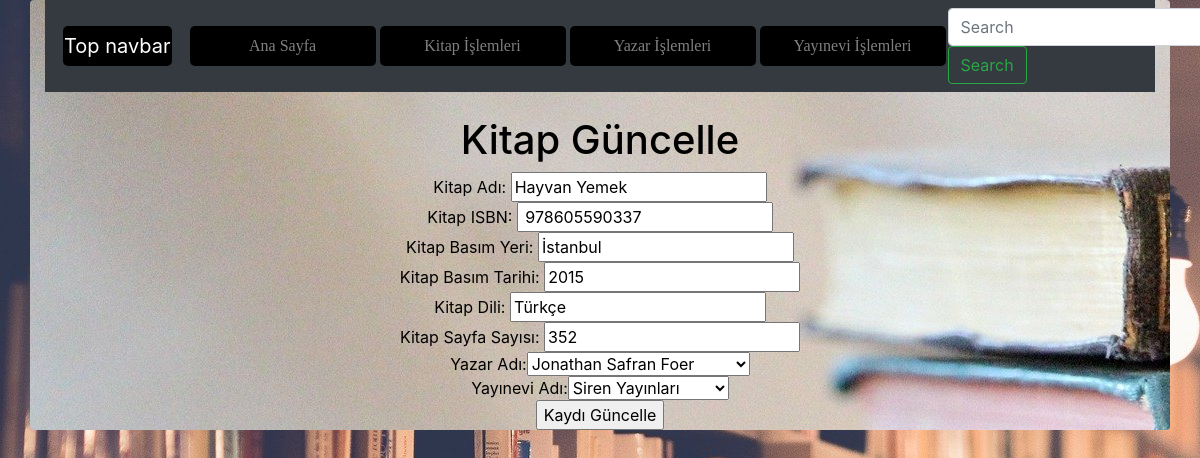
The app's page /meteozcan_final/kitapguncellenecek.php?KitapKayitNo=1 with its own data.
### tables this page shows
CREATE TABLE `kitap` (
  `KitapKayitNo` smallint(6) NOT NULL COMMENT 'Kitap Tablosunun Ana Anahtarı',
  `KitapKayitTarih` timestamp NOT NULL DEFAULT current_timestamp() COMMENT 'Kitabın Veri Tabanına Kayıt Tarihi',
  `KitapAdi` varchar(250) NOT NULL COMMENT 'Kitabın Tam Adı',
  `KitapISBN` varchar(13) NOT NULL COMMENT 'Kitabın ISBN numarası',
  `KitapBasimYeri` varchar(100) NOT NULL COMMENT 'Kitabın Basım Yeri',
  `KitapBasimTarih` year(4) NOT NULL COMMENT 'Kitabın Basıldığı Tarih',
  `KitapDili` varchar(25) NOT NULL COMMENT 'Kitabın Dili',
  `KitapSayfaSayisi` int(10) NOT NULL COMMENT 'Kitabın Sayfa Sayısı',
  `YayinEviKayıtNO` int(10) NOT NULL COMMENT 'YayınEvi Numarası',
  `YazarKayıtNo` int(11) NOT NULL COMMENT 'Yazar Numarası'
);

### meteozcan_final/kitapguncellenecek.php (the view, shortened to what this page needs)
<?php
    require_once("baglanti.php");
    $guncellenecek = mysqli_real_escape_string($baglanti, $_GET["KitapKayitNo"]);
    $sorgu = mysqli_query($baglanti, "SELECT * FROM kitap WHERE KitapKayitNo = $guncellenecek");
    $sorgu3 = mysqli_query($baglanti, "SELECT *, CONCAT(YazarAdi, ' ', YazarSoyadi) AS AdSoyad FROM yazar");
    $sorgu2 = mysqli_query($baglanti, "SELECT * FROM yayinevi");
    $satir = mysqli_fetch_assoc($sorgu)
?>
<!DOCTYPE html>
<html lang="tr"><head><meta http-equiv="Content-Type" content="text/html; charset=UTF-8">
<link href="bootstrap.min.css" rel="stylesheet">
<link href="bs1.css" rel="stylesheet">
    <link href="./katalog_files/navbar-top.css" rel="stylesheet">
  </head>
  <body>
      <div id="divone" class="container rounded">
    <nav class="navbar navbar-expand-md navbar-dark bg-dark mb-4">
  <a class="navbar-brand" href="https://getbootstrap.com/docs/4.4/examples/navbar-static/#">Top navbar</a>
  <div class="collapse navbar-collapse" id="navbarCollapse">
    <ul class="navbar-nav mr-auto">
      <li class="nav-item">
        <a class="nav-link" href="index.php">Ana Sayfa </a>
      </li>
      <li class="nav-item">
        <a class="nav-link" href="kitap.php">Kitap İşlemleri</a>
      </li>
      <li class="nav-item">
        <a class="nav-link" href="yazar.php">Yazar İşlemleri</a>
      </li>
      <li class="nav-item">
        <a class="nav-link" href="yayinevi.php">Yayınevi İşlemleri</a>
      </li>
    </ul>
    <form class="form-inline mt-2 mt-md-0">
      <input class="form-control mr-sm-2" type="text" placeholder="Search" aria-label="Search">
      <button class="btn btn-outline-success my-2 my-sm-0" type="submit">Search</button>
    </form>
  </div>
</nav>
<main role="main" class="container">
<h1>Kitap Güncelle</h1>
        <form action="kitap_guncellendi.php" method="post">
            Kitap Adı: <input type="text" value="<?php echo $satir["KitapAdi"] ;?>" name="KitapAdi"><br>
            Kitap ISBN: <input type="text" value="<?php echo $satir["KitapISBN"] ;?>" name="KitapISBN"><br>
            Kitap Basım Yeri: <input type="text" value="<?php echo $satir["KitapBasimYeri"] ;?>" name="KitapBasimYeri"><br>
            Kitap Basım Tarihi: <input type="text" value="<?php echo $satir["KitapBasimTarih"] ;?>" name="KitapBasimTarih"><br>
            Kitap Dili: <input type="text" value="<?php echo $satir["KitapDili"] ;?>" name="KitapDili"><br>
            Kitap Sayfa Sayısı: <input type="text" value="<?php echo $satir["KitapSayfaSayisi"] ;?>" name="KitapSayfaSayisi"><br>
            Yazar Adı:<select name="YazarKayitNo" id="YazarKayitNo">
            <?php while($satir = mysqli_fetch_assoc($sorgu3)){?>
            <option value="<?php echo $satir['YazarKayitNo']; ?>"><?php echo $satir['AdSoyad']; ?></option>
            <?php }?>
            </select><br>
            Yayınevi Adı:<select name="YayinEviKayitNo" id="YayinEviKayitNo">
            <?php while($satir = mysqli_fetch_assoc($sorgu2)){?>
            <option value="<?php echo $satir['YayinEviKayitNo']; ?>"><?php echo $satir['YayinEviAdi']; ?></option>
            <?php }?>
            </select><br>
            <input type="submit" value="Kaydı Güncelle">
        </form>
</main>
      </div>
</body></html>

### meteozcan_final/bs1.css (style rules this page uses)
body { background-image: url(resim.jpg); }
#divone { background-image: url(resim3.jpg); color: black; margin-bottom: 10px; text-align: center; }
.nav-item { width: 190px; }
.nav-item a { color: wheat; font-family: cursive; transition-duration: 0.4s; }
a { color: crimson; text-decoration-line: none; background-color: black; border-radius: 5px; margin: 2px; padding: 1px; }

### meteozcan_final/navbar-top.css (style rules this page uses)
body { min-height: 75rem; }

### records on screen
kitap: KitapAdi "Hayvan Yemek", KitapISBN "978605590337", KitapBasimYeri "İstanbul", KitapBasimTarih "2015", KitapDili "Türkçe", KitapSayfaSayisi "352"

### other values on screen
form field YazarKayitNo "Jonathan Safran Foer"
form field YayinEviKayitNo "Siren Yayınları"
